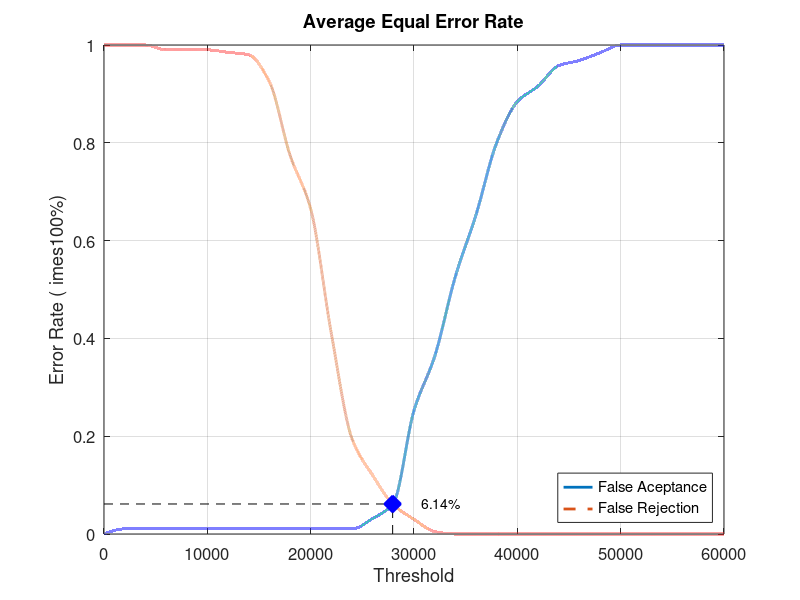
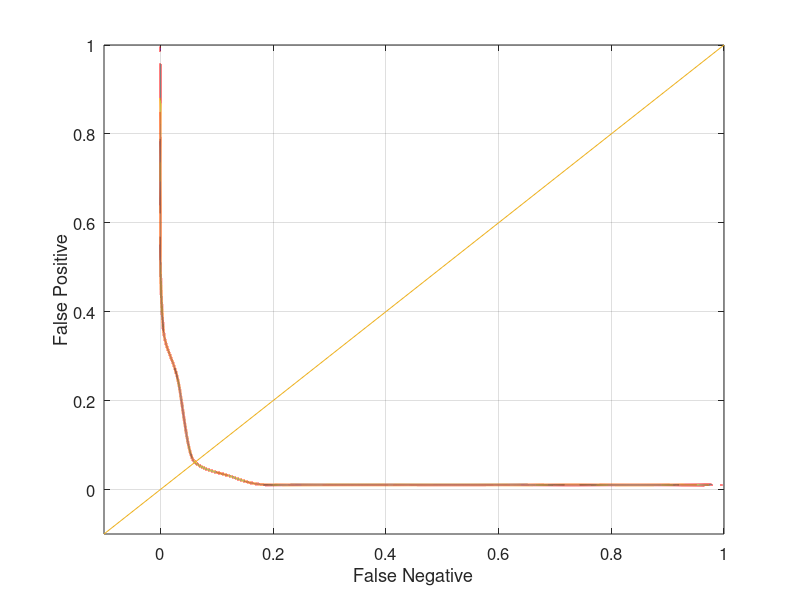

Here is the MATLAB script that generated these plots, in order:
close all;
clear;
clc;
x = 0:2000:60000;
xq = 0:0.5:60000;

y0 = [0 0.0105263 0.0105263 0.0105263 0.0105263 0.0105263 0.0105263 0.0105263 0.0105263 0.0105263 0.0105263 0.0105263 0.0105263 0.0315789 0.0631579 0.252632 0.363158 0.526316 0.652632 0.8 0.884211 0.915789 0.957895 0.968421 0.984211 1 1 1 1 1 1]
yy0 = interp1(x, y0, xq, 'pchip');
y1 = [1 1 1 0.99 0.99 0.99 0.985 0.98 0.925 0.775 0.665 0.41 0.195 0.12 0.06 0.03 0.005 0 0 0 0 0 0 0 0 0 0 0 0 0 0]
yy1 = interp1(x, y1, xq, 'pchip');

% Calculating EER: 
y2 = abs(y0 - y1);
find(y2 == min(y2))
yy2 = abs(yy0 - yy1);
xEER = find(yy2 == min(yy2));
xEERIndex = xq(xEER) % X-axis EER
yEER = yy0(xEER) % Y-axis EER

main = figure
plot(xq, yy0,'-','LineWidth', 2);	hold on
plot(xq, yy1,'--','LineWidth', 2);	hold on
plot([xEERIndex xEERIndex], [0 yEER], 'k--');	hold on
plot([0 xEERIndex], [yEER yEER], 'k--');	hold on
plot(xEERIndex, yEER, 'bx', 'LineWidth', 10);	hold on
text(xEERIndex + 10 * xEERIndex / 100, yEER, [num2str(round((10000 * yEER)) / 100) '%'])
legend('False Aceptance', 'False Rejection', 'Location', 'SouthEast')
xlabel('Threshold')
ylabel('Error Rate (	imes100%)')
title('Average Equal Error Rate')
set(gca, 'FontSize', 12)
axis([0 60000 0 1])
grid on

print(main, 'Database4_3Main', '-dpng');
FNRxFPR = figure('Color', [1 1 1]);
plot(yy1, yy0, '-', yy1, yy0, 'LineWidth', 2);
hold on
y = -0.1:0.1:1
plot(y, y); 
set(gca, 'FontSize', 12)
xlabel('False Negative')
ylabel('False Positive')
axis([-0.1 1 -0.1 1])
set(gca, 'FontSize', 12)
grid on

print(FNRxFPR, 'Database4_3FNRxFPR','-dpng');
